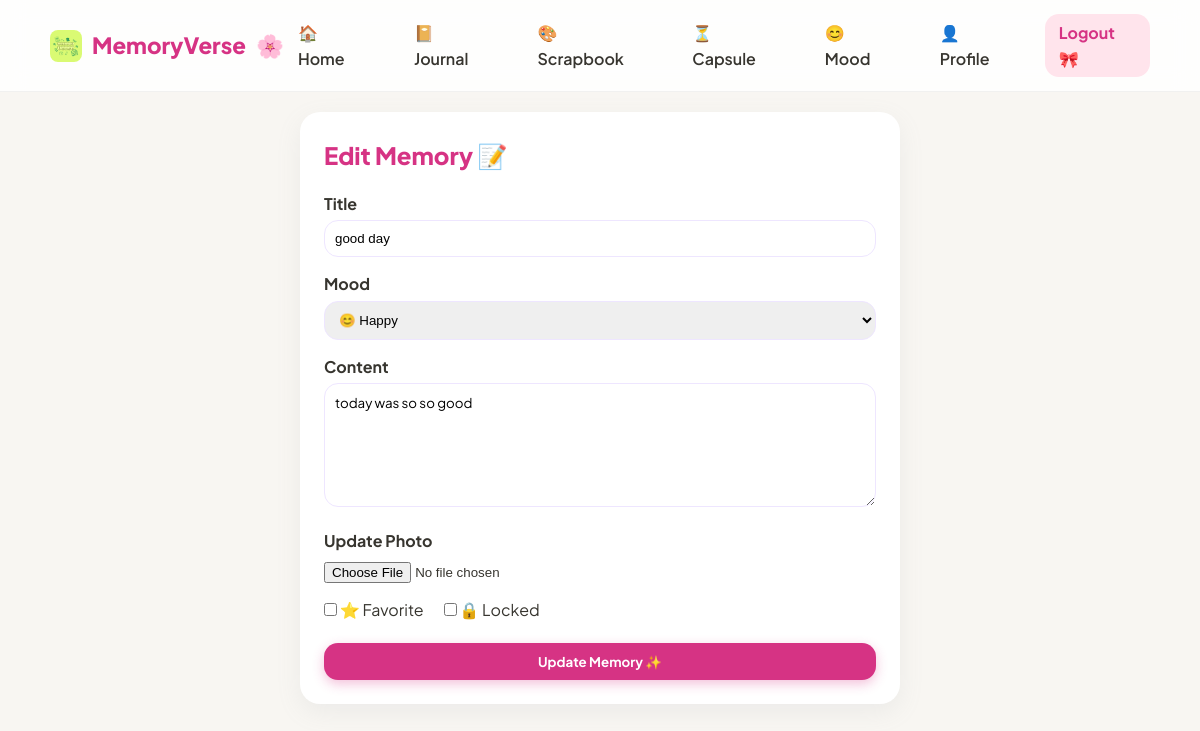
Screenshot of /journal/1/edit (signed in) with the database file from the repository.
### tables this page shows
CREATE TABLE journals (
            id INTEGER PRIMARY KEY AUTOINCREMENT,
            user_id INTEGER NOT NULL,
            title TEXT NOT NULL,
            content TEXT NOT NULL,
            mood TEXT DEFAULT '😊',
            photo TEXT,
            favorite INTEGER DEFAULT 0,
            locked INTEGER DEFAULT 0,
            created_at TIMESTAMP DEFAULT CURRENT_TIMESTAMP,
            updated_at TIMESTAMP DEFAULT CURRENT_TIMESTAMP,
            FOREIGN KEY (user_id) REFERENCES users (id) ON DELETE CASCADE
        );

### app.py (the view, shortened to what this page needs)
@app.route('/journal/<int:journal_id>/edit', methods=['GET', 'POST'])
@login_required
def edit_journal(journal_id):
    user_id = session['user_id']
    journal = get_journal(journal_id, user_id)
    if not journal:
        flash("Journal not found! 🥺", "error")
        return redirect(url_for('journal_list'))
    return render_template('journal/edit_journal.html', journal=journal)

### app.py (called while the page is built)
def login_required(f):
    @wraps(f)
    def decorated_function(*args, **kwargs):
        if 'user_id' not in session:
            flash("Please sign in to view this page 🌸", "info")
            return redirect(url_for('login'))
        return f(*args, **kwargs)
    return decorated_function

@app.context_processor
def inject_user():
    if 'user_id' in session:
        user = get_user_by_id(session['user_id'])
        return dict(current_user=user)
    return dict(current_user=None)

### database/db.py (called while the page is built)
def get_db_connection():
    os.makedirs(os.path.dirname(Config.DATABASE_PATH), exist_ok=True)
    conn = sqlite3.connect(Config.DATABASE_PATH)
    conn.row_factory = sqlite3.Row
    conn.execute("PRAGMA foreign_keys = ON;")
    return conn

### database/journals.py (called while the page is built)
def get_journal(journal_id, user_id):
    conn = get_db_connection()
    journal = conn.execute(
        'SELECT * FROM journals WHERE id = ? AND user_id = ?',
        (journal_id, user_id)
    ).fetchone()
    conn.close()
    return dict(journal) if journal else None

### database/users.py (called while the page is built)
def get_user_by_id(user_id):
    conn = get_db_connection()
    user = conn.execute('SELECT id, full_name, email, avatar, created_at FROM users WHERE id = ?', (user_id,)).fetchone()
    conn.close()
    return dict(user) if user else None

### templates/journal/edit_journal.html (shortened to what this page needs)
{% extends "base.html" %}
{% block content %}
<div class="card" style="max-width: 600px; margin: 0 auto;">
  <h2 style="font-size: 1.5rem; font-weight: 800; color: #D63384; margin-bottom: 16px;">Edit Memory 📝</h2>
  <form method="POST" enctype="multipart/form-data">
    <div style="margin-bottom: 14px;">
      <label style="display: block; font-weight: 700; margin-bottom: 4px;">Title</label>
      <input type="text" name="title" value="{{ journal.title }}" required style="width: 100%; padding: 10px; border-radius: var(--radius-md); border: 1.5px solid #EEE6FF;">
    </div>
    <div style="margin-bottom: 14px;">
      <label style="display: block; font-weight: 700; margin-bottom: 4px;">Mood</label>
      <select name="mood" style="width: 100%; padding: 10px; border-radius: var(--radius-md); border: 1.5px solid #EEE6FF;">
        <option value="😊" {% if journal.mood == '😊' %}selected{% endif %}>😊 Happy</option>
      </select>
    </div>
    <div style="margin-bottom: 14px;">
      <label style="display: block; font-weight: 700; margin-bottom: 4px;">Content</label>
      <textarea name="content" rows="6" required style="width: 100%; padding: 10px; border-radius: var(--radius-md); border: 1.5px solid #EEE6FF; font-family: inherit;">{{ journal.content }}</textarea>
    </div>
    <div style="margin-bottom: 14px;">
      <label style="display: block; font-weight: 700; margin-bottom: 4px;">Update Photo</label>
      <input type="file" name="photo" accept="image/*">
    </div>
    <div style="display: flex; gap: 20px; margin-bottom: 20px;">
      <label><input type="checkbox" name="favorite" value="1" {% if journal.favorite %}checked{% endif %}> ⭐ Favorite</label>
      <label><input type="checkbox" name="locked" value="1" {% if journal.locked %}checked{% endif %}> 🔒 Locked</label>
    </div>
    <button type="submit" class="btn btn-primary" style="width: 100%;">Update Memory ✨</button>
  </form>
</div>
{% endblock %}

### static/css/base.css (style rules this page uses)
:root { --bg-color: #F8F6F2; --pink-pastel: #FFE4EC; --blue-pastel: #E5F4FF; --lavender-pastel: #EEE6FF; --yellow-pastel: #FFF8CF; --soft-green: #76AE5E; --card-bg: #FFFFFF; --text-primary: #37352F; --text-muted: #787774; --shadow-soft: 0 8px 24px rgba(149, 157, 165, 0.12); --shadow-hover: 0 12px 32px rgba(149, 157, 165, 0.2); --radius-lg: 20px; --radius-md: 14px; --radius-sm: 8px; --font-family: 'Plus Jakarta Sans', system-ui, -apple-system, sans-serif; }
* { box-sizing: border-box; margin: 0; padding: 0; }
body { background-color: var(--bg-color); color: var(--text-primary); font-family: var(--font-family); min-height: 100vh; display: flex; flex-direction: column; overflow-x: hidden; line-height: 1.6; }
.btn { display: inline-flex; align-items: center; justify-content: center; gap: 8px; padding: 10px 20px; border-radius: var(--radius-md); font-weight: 700; cursor: pointer; border: none; transition: transform 0.15s, box-shadow 0.15s; font-family: inherit; }
.btn-primary { background: #D63384; color: #fff; box-shadow: 0 4px 12px rgba(214, 51, 132, 0.3); }
.card { background: var(--card-bg); border-radius: var(--radius-lg); padding: 24px; box-shadow: var(--shadow-soft); transition: transform 0.2s, box-shadow 0.2s; }

### rows the page displays
journals: title "good day", mood "😊 Happy", content "today was so so good"
